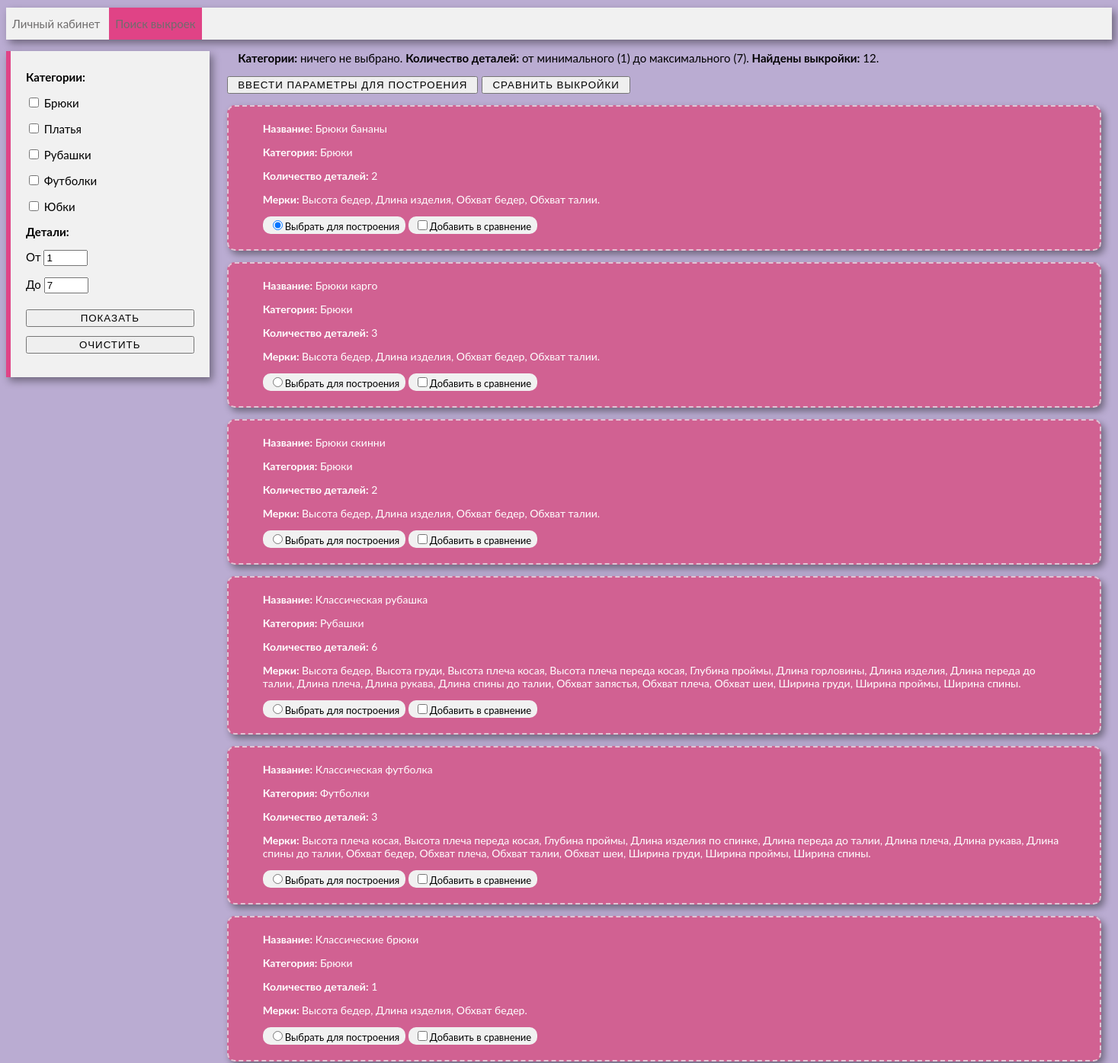
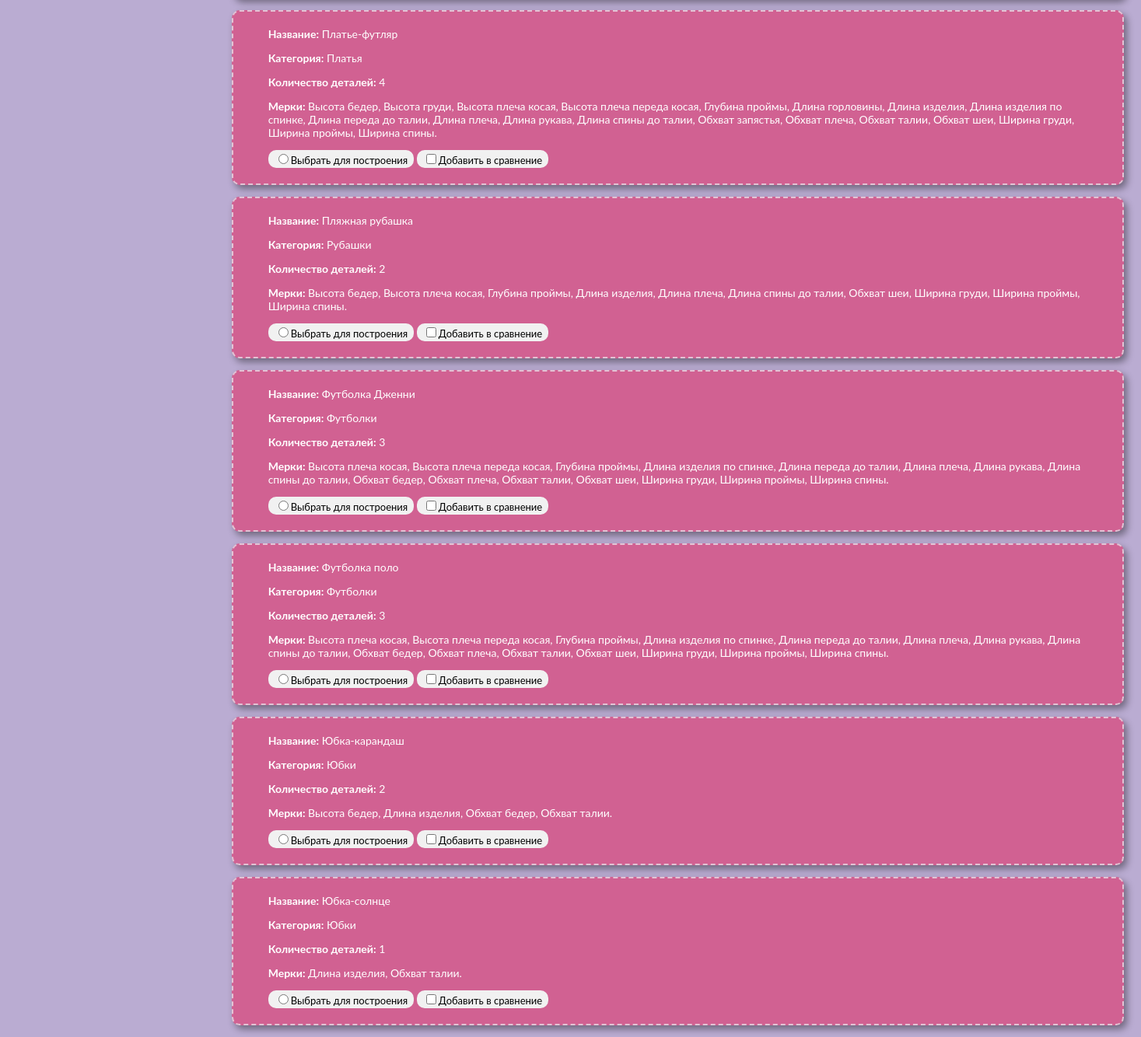
The page / on the database its author committed (2 pictures, top to bottom).
### tables this page shows
CREATE TABLE category (
 category_id INTEGER PRIMARY KEY AUTOINCREMENT,
 category_name VARCHAR(30)
);

CREATE TABLE pattern (
 pattern_id INTEGER PRIMARY KEY AUTOINCREMENT,
 pattern_name VARCHAR(70),
 category_id INTEGER,
 FOREIGN KEY (category_id) REFERENCES category (category_id) ON DELETE CASCADE
);

### controllers/search.py (the view)
@app.route('/', methods=['get', 'post'])
def search():
    conn = get_db_connection()
    df_category = get_category(conn)
    max_detail = max(get_detail(conn)['amount']) + 1
    min_detail = min(get_detail(conn)['amount'])
    pattern_list = request.form.getlist('pattern_list')
    cat = request.form.getlist('cat')
    pat = request.values.getlist('pat')
    if request.values.get('search'):
        category = request.form.getlist('category')
        detail_start = request.values.get('int_start')
        detail_end = request.values.get('int_end')
        if detail_start == "" or detail_start.isdigit() is False:
            detail_start = min_detail
        if detail_end == "" or detail_end.isdigit() is False:
            detail_end = max_detail
        detail_start = int(detail_start)
        detail_end = int(detail_end)
        if detail_end > max_detail:
            detail_end = max_detail
        number_details = list(range(detail_start, detail_end))
        pat = 'q'
    elif request.values.get('search_h'):
        pat = int(request.values.get('pat'))
        category = cat
        detail_start = request.values.get('detail_start')
        detail_end = request.values.get('detail_end')
        number_details = list(range(int(detail_start), int(detail_end)))
    else:
        category = []
        detail_start = min_detail
        detail_end = max_detail
        number_details = list(range(min_detail, max_detail))
        pat = 'q'
    df_pattern = get_pattern(conn, category, number_details)
    html = render_template(
        'search.html',
        category=df_category,
        choice=category,
        pattern=df_pattern,
        detail_start=detail_start,
        detail_end=detail_end,
        max_detail=max_detail,
        min_detail=min_detail,
        len=len,
        str=str,
        int_list=int_list,
        pattern_list=pattern_list,
        cat=cat,
        pat=pat
    )
    return html

### controllers/functions.py (called while the page is built)
def int_list(list_measures):
    temp = []
    [temp.append(x.strip()) for x in list_measures if x.strip() not in temp]
    return sorted(temp)

### models/search_model.py (called while the page is built)
def get_category(conn):
    return pandas.read_sql('''
    SELECT category_name
    FROM category
    ORDER BY category_name
    ''', conn)

def get_pattern(conn, category, number_details):
    return pandas.read_sql(f'''
    WITH get_measure(detail_id, measure_full_name)
    AS(
        SELECT detail_id, group_concat(measure_full_name, ', ')
        FROM detail_measure
        JOIN measure USING (measure_id)
        GROUP BY detail_id
    )
    SELECT
        pattern_id AS ID,
        pattern_name AS Название,
        category_name AS Категория,
        COUNT(detail_id) AS amount,
        group_concat(measure_full_name, ', ') AS Мерки
    FROM pattern
    JOIN category USING (category_id)
    JOIN pattern_detail USING (pattern_id)
    JOIN detail USING (detail_id)
    JOIN get_measure USING (detail_id)
    WHERE category_name IN ({str(category).strip('[]')}) OR {not category}
    GROUP BY pattern_id
    HAVING amount IN ({str(number_details).strip('[]')})
    ORDER BY pattern_name
    ''', conn)

def get_detail(conn):
    return pandas.read_sql(f'''
    SELECT
        pattern_id,
        COUNT(detail_id) AS amount
    FROM pattern_detail
    GROUP BY pattern_id
    ''', conn)

### utils.py (called while the page is built)
def get_db_connection():
    return sqlite3.connect('DB.sqlite')

### templates/search.html (shortened to what this page needs)
<!DOCTYPE HTML>
<html lang="en">
<head>
    <link rel="stylesheet" type="text/css" href="/static/css/style.css"/>
    {% import "macros.html" as macros %}
</head>
<body>
<div class=menu>
    <ul>
        <li><a href={{url_for("personal")}}>Личный кабинет</a></li>
        <li class=active><a href={{url_for("search")}}>Поиск выкроек</a></li>
    </ul>
</div>
<div class="catalog">
    <div class="block_choice">
        <form action="{{url_for('search')}}" method="post">
            <p><b>Категории:</b></p>
            {{ macros.render_block_choice(category, choice, len) }}
            <p><b>Детали:</b></p>
                От <input type="text" name="int_start" class="write" value="{{detail_start}}" placeholder="{{min_detail}}">
            <p>
                До <input type="text" name="int_end" class="write" value="{{detail_end}}" placeholder="{{max_detail}}">
            </p>
            <div class=key_search>
                <input type="submit" name="search" value="Показать" class="key_button_search">
                <input type="submit" name="clear" value="Очистить" class="key_button_search">
            </div>
        </form>
    </div>
    <div class="info">
        <b>Категории:</b>
        {{ macros.render_info_choice(category, choice, len) }}
        <b>Количество деталей:</b>
         от {% if detail_start == min_detail %}
        минимального ({{ min_detail }})
        {% else %} {{ detail_start }}
        {% endif %}
        до {% if detail_end == max_detail %}
        максимального ({{ max_detail }}).
        {% else %} {{ detail_end }}.
        {% endif %}
        <b>Найдены выкройки:</b>
        {% if len(pattern.index) == 0 %} ничего не найдено.
        {% else %}
        {{ len(pattern.index) }}.
        {% endif %}
    </div>
    <form action="{{url_for('scheme')}}#openModal" method="post">
        <div class="vl">
            <input type="submit" name="build" value="Ввести параметры для построения" class="vr">
            <input type="submit" name="compare" value="Сравнить выкройки" class="vr">
        </div>
        <div class="books_view">
            {{ macros.render_pattern(pattern, len, str, int_list, pat) }}
        </div>
    </form>
</div>
</body>
</html>

### templates/macros.html (shortened to what this page needs)
{% macro render_block_choice(category, choice, len) %}
{% for i in range(len(category)) %}
<p>
    {% set value=category.loc[i, "category_name"] %}
    {% if value in choice %}
    <input type="checkbox" name="category" value="{{ value }}" checked>
    {% else %}
    <input type="checkbox" name="category" value="{{ value }}">
    {% endif %}
    {{ value }}
</p>
{% endfor %}
{% endmacro %}
{% macro render_pattern(pattern, len, str, int_list, pat) %}
{% for i in range(len(pattern)) %}
<div class="block">
    <div class="data">
        {% for name in pattern.dtypes.index %}
        {% if name != "ID" %}
        {% if name == "amount" %}
        <p>
            <b>Количество деталей:</b>
            {% else %}
            <b>{{ name }}:</b>
            {% endif %}
            {% if name == "Мерки" %}
            {% set value = int_list(str(pattern.loc[i, name]).split(",")) %}
            {% for elem in value %}
            {% if elem == value[-1] %}
            {{ elem }}.
            {% else %}
            {{ elem }},
            {% endif %}
            {% endfor %}
            {% else %}
            {{ pattern.loc[i, name] }}
            {% endif %}
        </p>
        {% endif %}
        {% endfor %}
        <label class="check_pattern">
            {% if pat == 'q' %}
            <input type="radio" name="pattern"
                   value="{{ pattern.loc[i, 'ID'] }}"
                   {% if pattern.loc[i, 'ID'] == pattern.values[0][0] %} checked {% endif %}>Выбрать для построения
            {% else %}
            <input type="radio" name="pattern"
                   value="{{ pattern.loc[i, 'ID'] }}"
                   {% if pattern.loc[i, 'ID'] == pat %} checked {% endif %}>Выбрать для построения
            {% endif %}
        </label>
        <label class="check_pattern">
            <input type="checkbox" name="pattern_list"
                   value="{{ pattern.loc[i, 'ID'] }}">Добавить в сравнение
        </label>
    </div>
</div>
{% endfor %}
{% endmacro %}
{% macro render_info_choice(category, choice, len) %}
{% if len(choice) == 0 %} ничего не выбрано.
{% endif %}
{% endmacro %}

### static/css/style.css (style rules this page uses)
html { font-family: 'Lato', sans-serif; font-size: 15px; background: #baacd2; overflow-x:hidden; }
.menu { background-color: #f1f1f1; box-shadow: 4px 5px 10px rgba(0, 0, 0, 0.4); width: 100%; }
.menu li { display: inline-block; vertical-align: top; padding: 12px 8px; color: #6f6d6d; }
.menu a { text-decoration: none; color: #6f6d6d; }
.menu ul { margin-bottom: 15px; padding: 0; margin-top: 10px; }
.active { background-color: #e04386; color: #f8f8f8; }
.key_search { display: block; justify-content: left; }
.key_button_search { text-transform: uppercase; letter-spacing: 1px; padding: 2px 12px; margin: 6px 0; width: 100%; }
.block_choice { background-color: #f1f1f1; border-left: 6px solid #e04386; padding: 10px 20px 25px 20px; width: 15.2%; display: block; float: left; margin-bottom: 6px; box-shadow: 4px 5px 10px rgba(0, 0, 0, 0.4); }
.info { text-align: left; height: auto; width: 100%; margin-left: 20%; padding: 0 14px; margin-bottom: 15px; }
.books_view { justify-content: center; margin-left: 19%; padding: 0 14px; }
.block { padding: 20px 25px; background: #d16192; border: 2px dashed #e3c3d4; border-radius: 10px; color: #fff; box-shadow: 4px 5px 10px rgba(0, 0, 0, 0.4); font-size: 14px; display: flex; margin: 15px 0; }
.write { width: 50px; }
.data { padding: 0 20px; display: block; width: 100%; }
.vr { text-transform: uppercase; letter-spacing: 1px; padding: 2px 12px; display: flex; margin-right: 5px; }
.vl { display: flex; justify-content: left; margin-left: 20%; }
.check_pattern { display: inline-block; background: #f1f1f1; border-radius: 10px; padding: 2px 8px; color: black; font-size: 13px; }

### rows shown on the page
category: category_name "Брюки"
category: category_name "Платья"
category: category_name "Рубашки"
category: category_name "Футболки"
category: category_name "Юбки"
pattern: pattern_name "Брюки бананы"
pattern: pattern_name "Брюки карго"
pattern: pattern_name "Брюки скинни"
pattern: pattern_name "Классическая рубашка"
pattern: pattern_name "Классическая футболка"
pattern: pattern_name "Классические брюки"
pattern: pattern_name "Платье-футляр"
pattern: pattern_name "Пляжная рубашка"
pattern: pattern_name "Футболка Дженни"
pattern: pattern_name "Футболка поло"
pattern: pattern_name "Юбка-карандаш"
pattern: pattern_name "Юбка-солнце"

### other values the page prints
{{ min_detail }} "1"
{{ max_detail }} "7"
{{ len(pattern.index) }} "12"
{{ name }} "Название" "Категория" "Мерки" "Название" "Категория" "Мерки" "Название" "Категория" "Мерки" "Название" "Категория" "Мерки" "Название" "Категория" "Мерки" "Название" "Категория" "Мерки" "Название" "Категория" "Мерки" "Название" "Категория" "Мерки" "Название" "Категория" "Мерки" "Название" "Категория" "Мерки" "Название" "Категория" "Мерки" "Название" "Категория" "Мерки"
{{ pattern.loc[i, name] }} "Брюки" "2" "Брюки" "3" "Брюки" "2" "Рубашки" "6" "Футболки" "3" "Брюки" "1" "Платья" "4" "Рубашки" "2" "Футболки" "3" "Футболки" "3" "Юбки" "2" "Юбки" "1"
{{ elem }} "Высота бедер" "Длина изделия" "Обхват бедер" "Высота бедер" "Длина изделия" "Обхват бедер" "Высота бедер" "Длина изделия" "Обхват бедер" "Высота бедер" "Высота груди" "Высота плеча косая" "Высота плеча переда косая" "Глубина проймы" "Длина горловины" "Длина изделия" "Длина переда до талии" "Длина плеча" "Длина рукава" "Длина спины до талии" "Обхват запястья" "Обхват плеча" "Обхват шеи" "Ширина груди" "Ширина проймы" "Высота плеча косая" "Высота плеча переда косая" "Глубина проймы" "Длина изделия по спинке" "Длина переда до талии" "Длина плеча" "Длина рукава" "Длина спины до талии" "Обхват бедер" "Обхват плеча" "Обхват талии" "Обхват шеи" "Ширина груди" "Ширина проймы" "Высота бедер" "Длина изделия" "Высота бедер" "Высота груди" "Высота плеча косая" "Высота плеча переда косая" "Глубина проймы" "Длина горловины" "Длина изделия" "Длина изделия по спинке" "Длина переда до талии" "Длина плеча" "Длина рукава" "Длина спины до талии" "Обхват запястья" "Обхват плеча" "Обхват талии" "Обхват шеи" "Ширина груди" "Ширина проймы" "Высота бедер" "Высота плеча косая" "Глубина проймы" "Длина изделия" "Длина плеча" "Длина спины до талии" "Обхват шеи" "Ширина груди" "Ширина проймы" "Высота плеча косая" "Высота плеча переда косая" "Глубина проймы" "Длина изделия по спинке" "Длина переда до талии" "Длина плеча" "Длина рукава" "Длина спины до талии" "Обхват бедер" "Обхват плеча" "Обхват талии" "Обхват шеи" "Ширина груди" "Ширина проймы" "Высота плеча косая" "Высота плеча переда косая" "Глубина проймы" "Длина изделия по спинке" "Длина переда до талии" "Длина плеча" "Длина рукава" "Длина спины до талии" "Обхват бедер" "Обхват плеча" "Обхват талии" "Обхват шеи" "Ширина груди" "Ширина проймы" "Высота бедер" "Длина изделия" "Обхват бедер" "Длина изделия"
{{ elem }} "Обхват талии" "Обхват талии" "Обхват талии" "Ширина спины" "Ширина спины" "Обхват бедер" "Ширина спины" "Ширина спины" "Ширина спины" "Ширина спины" "Обхват талии" "Обхват талии"
